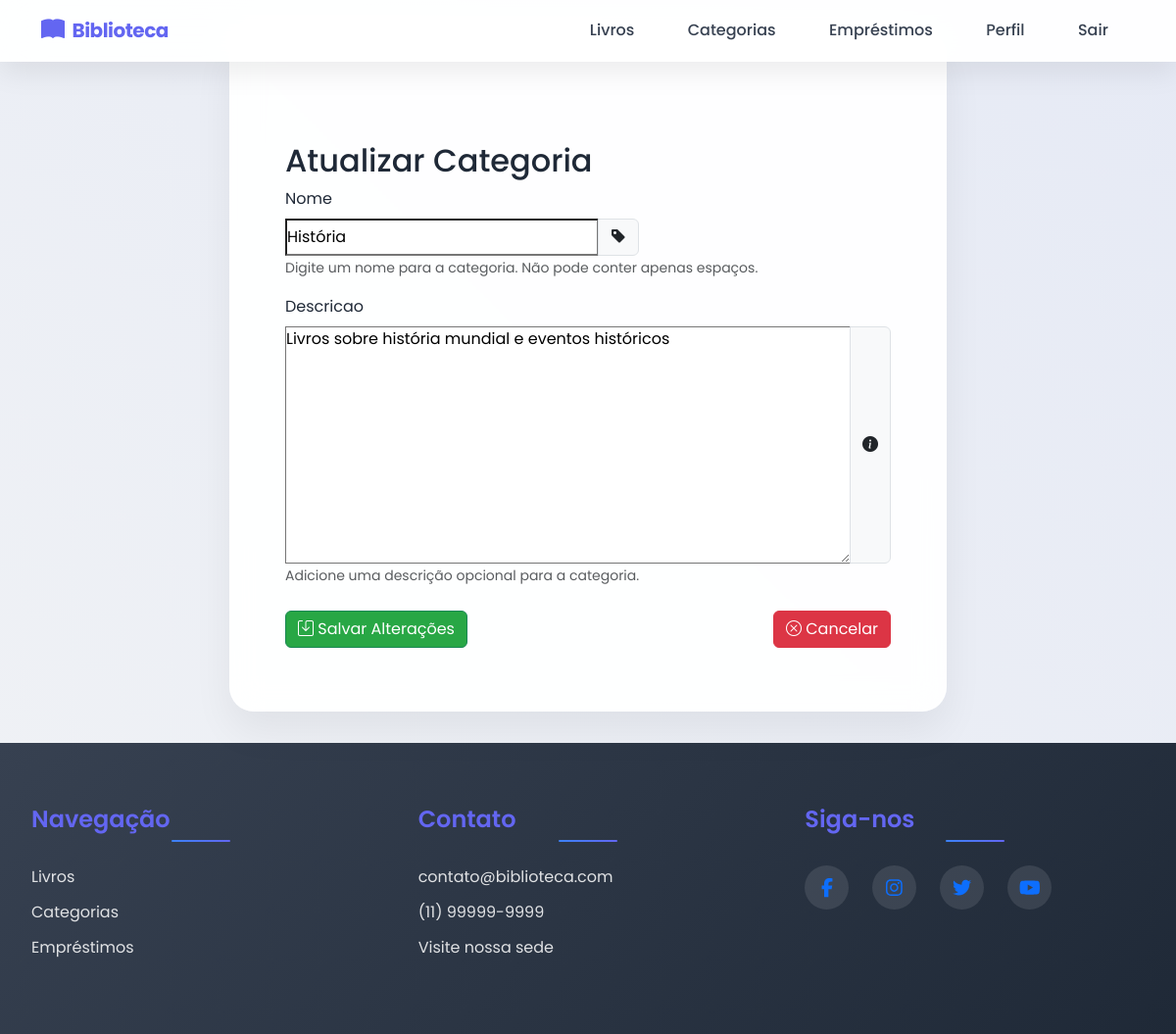
The app's page /biblioteca/atualizar_categoria/2/ (signed in) with its own data.
### biblioteca/models.py (models this page shows, shortened)
class Categoria(models.Model):
    nome = models.CharField(max_length=100, unique=True)
    descricao = models.TextField(blank=True, null=True)

### biblioteca/views.py (the view)
# urls.py: path('atualizar_categoria/<int:categoria_id>/', atualizar_categoria, name='atualizar_categoria'),
@login_required
@permission_required('app.view_categoria', raise_exception=True)
@csrf_protect
def atualizar_categoria(request, categoria_id):
    categoria = get_object_or_404(Categoria, pk=categoria_id)
    if request.method == 'POST':
        if request.user.is_superuser:
            form = CategoriaForm(request.POST, instance=categoria)
        else:
            form = CategoriaFormCommonUser(request.POST, instance=categoria)
        if form.is_valid():
            form.save()
            return redirect('listar_categoria')
    else:
        if request.user.is_superuser:
            form = CategoriaForm(instance=categoria)
        else:
            form = CategoriaFormCommonUser(instance=categoria)
    return render(request, 'atualizar_categoria.html', {'form': form, 'categoria': categoria})

### biblioteca/forms.py
class CategoriaForm(forms.ModelForm):
    nome = forms.CharField(
        max_length=100,
        help_text="Digite um nome para a categoria. Não pode conter apenas espaços."
    )
    descricao = forms.CharField(
        widget=forms.Textarea,
        required=False,
        help_text="Adicione uma descrição opcional para a categoria."
    )
    class Meta:
        model = Categoria
        fields = ['nome', 'descricao']

### biblioteca/templates/atualizar_categoria.html (shortened to what this page needs)
{% extends 'base.html' %}
{% block content %}
{% if user.is_authenticated %}
<div class="container mt-5">
    <div class="row justify-content-center">
        <div class="form-container animate-fade">
            <div class="form-header">
                    <h2>Atualizar Categoria</h2>
                </div>
                <div class="card-body">
                    <form method="post">
                        {% if user.is_superuser %}
                        <div class="mb-3">
                            <label for="id_nome" class="form-label">{{ form.nome.label }}</label>
                            <div class="input-group">
                                {{ form.nome }}
                                <span class="input-group-text">
                                    <i class="bi bi-tag-fill"></i>
                                </span>
                            </div>
                            {% if form.nome.help_text %}
                                <small class="form-text text-muted">{{ form.nome.help_text }}</small>
                            {% endif %}
                        </div>
                        {% if user.is_superuser %}
                        <div class="mb-3">
                            <label for="id_descricao" class="form-label">{{ form.descricao.label }}</label>
                            <div class="input-group">
                                {{ form.descricao }}
                                <span class="input-group-text">
                                    <i class="bi bi-info-circle-fill"></i>
                                </span>
                            </div>
                            {% if form.descricao.help_text %}
                                <small class="form-text text-muted">{{ form.descricao.help_text }}</small>
                            {% endif %}
                        </div>
                        {% endif %}
                        <div class="d-flex justify-content-between mt-4">
                            <button type="submit" class="btn btn-success">
                                <i class="bi bi-save"></i> Salvar Alterações
                            </button>
                            <a href="{% url 'listar_categoria' %}" class="btn btn-danger">
                                <i class="bi bi-x-circle"></i> Cancelar
                            </a>
                        </div>
                    </form>
                </div>
            </div>
        </div>
    </div>
</div>
{% endif %}
{% else %}
    {% include 'restrito.html' %}
{% endif %}
{% endblock %}

### biblioteca/templates/base.html (style rules this page uses)
:root { --gradient-1: linear-gradient(135deg, #6366f1 0%, #a855f7 50%, #ec4899 100%); --gradient-2: linear-gradient(135deg, #3b82f6 0%, #6366f1 100%); --primary: #1f2937; --secondary: #374151; --accent: #6366f1; --light: #f3f4f6; --dark: #111827; --transition: all 0.3s cubic-bezier(0.4, 0, 0.2, 1); --font-family: 'Poppins', sans-serif; }
* { margin: 0; padding: 0; box-sizing: border-box; }
body { font-family: var(--font-family); background: linear-gradient(45deg, #f0f2f5 0%, #e6eaf5 100%); min-height: 100vh; display: flex; flex-direction: column; color: var(--primary); }
a { text-decoration: none; transition: var(--transition); }
.btn-danger { background: #dc3545; color: white; }
.btn-success { background: #28a745; color: white; }
.animate-fade { animation: fadeIn 0.6s cubic-bezier(0.4, 0, 0.2, 1) both; }

### records on screen
Categoria: nome "História", descricao "Livros sobre história mundial e eventos históricos"
